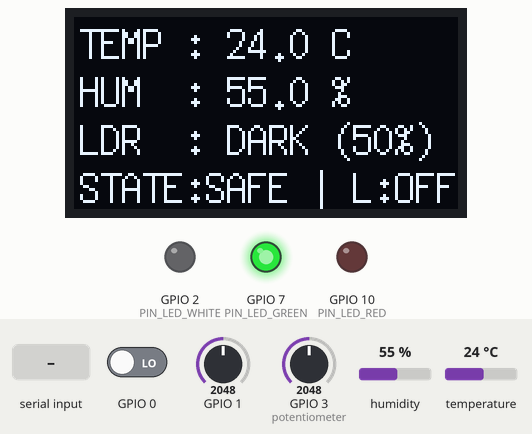
Bench run of a program on a simulated ESP32-C3. On the bench: 128×64 one-colour display, output pins drawn as LEDs (lit = HIGH). Inputs (shaded band) come from the test bench; at power-on: humidity 55 %, GPIO 0 LOW, GPIO 1 = 2048, GPIO 3 (potentiometer) = 2048, temperature 24 °C (analog values on the 0–4095 scale). Nothing arrives over Bluetooth unless stated; a phone connects over Bluetooth LE 3 s after start; what the program prints to the serial monitor is not drawn.

Above: at 2.6 s.
2.7 s: humidity set to 41 %
At 6.6 s:
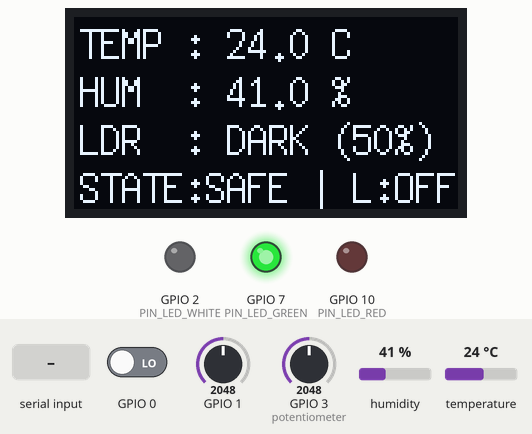
7.5 s: humidity set to 38 %
At 10.9 s:
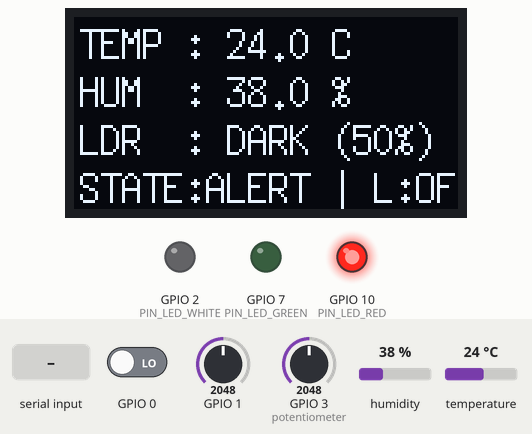
11.5 s: GPIO 0 driven HIGH
At 16.0 s:
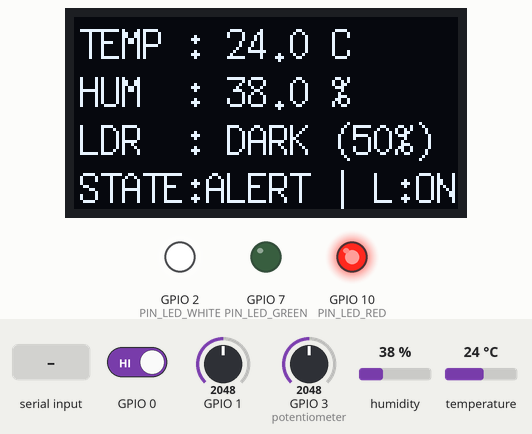
16.5 s: GPIO 1 set to 1986
19.3 s: GPIO 1 set to 1862
At 21.1 s:
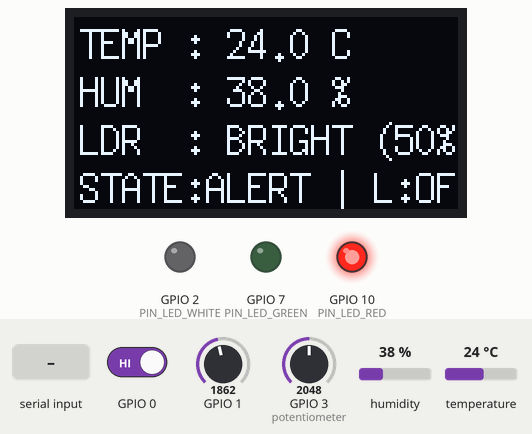
21.5 s: "1" received over Serial
At 22.4 s:
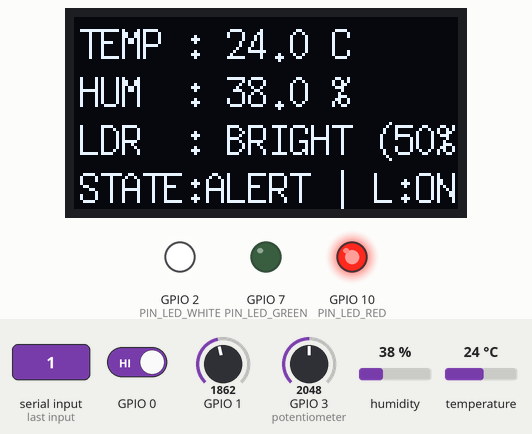
Timing chart, 0 to 24.0 s (numbered marks = the images above; inputs shaded):
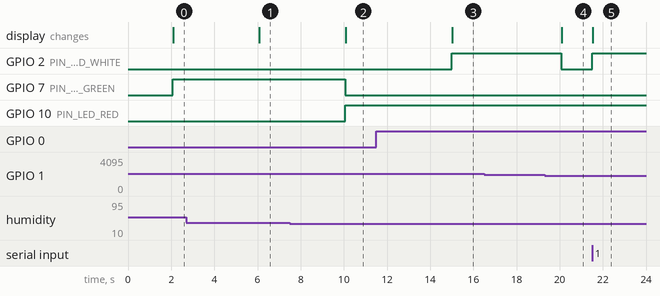

The program:

main.cpp
```cpp
#include <Arduino.h>
#include <Wire.h>
#include "config.h"
#include "app_state.h"
#include "sensors/sensor_manager.h"
#include "controller/room_controller.h"
#include "display/oled_display.h"
#include "network/network_manager.h"

// System state & module instances
RoomState      roomState;
SensorManager  sensorMgr;
RoomController roomCtrl;
OledDisplay    oledDisp;
NetworkManager netMgr;

// Synchronize all hardware outputs (3 LEDs, OLED, BLE, Serial)
void updateAllOutputs() {
    roomCtrl.update(roomState);
    oledDisp.update(roomState);
    netMgr.sendTelemetry(roomState);
}

void setup() {
    Serial.begin(115200);
    roomState.bootTimeMs = millis();

    // 1. Initialize shared I2C bus for OLED SSD1306
    Wire.begin(PIN_I2C_SDA, PIN_I2C_SCL);
    Wire.setTimeOut(25);

    // 2. Initialize all modules
    roomCtrl.init();
    oledDisp.init(roomState);
    sensorMgr.init(roomState);
    netMgr.init(roomState, updateAllOutputs);

    updateAllOutputs();
}

void loop() {
    bool shouldSample = false;
    bool shouldUpdateState = false;

    // 1. Check hardware interrupt flags (Timer alarm & PIR motion interrupt)
    sensorMgr.checkInterruptFlags(shouldSample, shouldUpdateState);

    // 2. Check initial PIR sensor warm-up stabilization (15 seconds)
    if (!roomState.isPirReady && (millis() - roomState.bootTimeMs >= PIR_WARMUP_MS)) {
        roomState.isPirReady = true;
        shouldUpdateState = true;
    }

    // 3. Update motion state if PIR triggered or warm-up complete
    if (shouldUpdateState) {
        sensorMgr.updateMotionState(roomState);
    }

    // 4. Process UART serial commands ('A' = Auto, '1' = Lamp ON, '0' = Lamp OFF)
    if (roomCtrl.processSerial(roomState)) {
        shouldUpdateState = true;
    }

    // 5. Timer fallback in case hardware timer fails
    if (!roomState.isTimerReady && (millis() - roomState.sampleTimeMs >= SENSOR_SAMPLE_INTERVAL_MS)) {
        shouldSample = true;
    }

    // 6. Periodic sensor sampling (DHT22, Potentiometer, LDR)
    if (shouldSample) {
        sensorMgr.readSensors(roomState);
        shouldUpdateState = true;
    }

    // 7. Synchronize outputs if state changed or off-delay hold window is active
    if (shouldUpdateState || roomState.isMotionHoldActive) {
        updateAllOutputs();
    }

    // 8. Handle WebServer HTTP requests & maintain BLE advertising
    netMgr.handleClients();

    delay(1); // Yield CPU to FreeRTOS background tasks (WiFi/BLE)
}
```

app_state.h
```cpp
#pragma once
#include <Arduino.h>
#include <cmath>
#include "config.h"

struct RoomState {
    // Sensor readings from DHT22 (NAN if disconnected or error)
    float temperature = NAN;
    float humidity    = NAN;

    // ADC readings: Potentiometer (Threshold) & LDR (Light Intensity)
    int   potRawAdc        = 0;
    int   ldrRawAdc        = 0;
    float thresholdPercent = 50.0f; // Adjusted via potentiometer (0% - 100%)
    float lightPercent     = 0.0f;  // Light level from LDR (0% = Dark, 100% = Bright)
    bool  isRoomDark       = false; // true if lightPercent <= thresholdPercent

    // Motion status from PIR
    bool     isMotionDetected   = false;
    uint32_t lastMotionTimeMs   = 0;
    bool     isMotionHoldActive = false; // true while within the 30-second off-delay window

    // Environmental safety status (DHT22)
    bool isEnvironmentSafe = false; // true: Safe (Green LED ON), false: Alert (Red LED ON)
    bool isTempSafe        = false;
    bool isHumSafe         = false;

    // Room lighting (White LED)
    RoomMode mode          = MODE_AUTO;
    bool     isWhiteLampOn = false;

    // Hardware status flags
    bool isDataReady  = false;
    bool isPirReady   = false;
    bool isOledReady  = false;
    bool isTimerReady = false;

    // System timestamps
    uint32_t bootTimeMs   = 0;
    uint32_t sampleTimeMs = 0;

    const char* getModeName() const {
        switch (mode) {
            case MODE_MANUAL_ON:  return "ON";
            case MODE_MANUAL_OFF: return "OFF";
            default:              return "AUTO";
        }
    }
};
```

room_controller.cpp
```cpp
#include "room_controller.h"

void RoomController::init() {
    pinMode(PIN_LED_GREEN, OUTPUT);
    pinMode(PIN_LED_RED, OUTPUT);
    pinMode(PIN_LED_WHITE, OUTPUT);

    digitalWrite(PIN_LED_GREEN, LOW);
    digitalWrite(PIN_LED_RED, LOW);
    digitalWrite(PIN_LED_WHITE, LOW);
}

void RoomController::update(RoomState& state) {
    if (!state.isDataReady) {
        return;
    }

    uint32_t nowMs = millis();

    // ========================================================
    // 1. ENVIRONMENTAL SAFETY MONITORING (GREEN & RED LED)
    // ========================================================
    // Temperature safety check (18°C - 30°C)
    state.isTempSafe = (!isnan(state.temperature) &&
                        state.temperature >= TEMP_SAFE_MIN &&
                        state.temperature <= TEMP_SAFE_MAX);

    // Humidity safety check (40% - 75%)
    state.isHumSafe = (!isnan(state.humidity) &&
                       state.humidity >= HUM_SAFE_MIN &&
                       state.humidity <= HUM_SAFE_MAX);

    // Both conditions must be satisfied for a SAFE environment
    state.isEnvironmentSafe = (state.isTempSafe && state.isHumSafe);

    // Green LED and Red LED drive (mutually exclusive)
    if (state.isEnvironmentSafe) {
        digitalWrite(PIN_LED_GREEN, HIGH); // Safe: Green LED ON
        digitalWrite(PIN_LED_RED, LOW);     // Red LED OFF
    } else {
        digitalWrite(PIN_LED_GREEN, LOW);  // Threshold violation or sensor fault: Green LED OFF
        digitalWrite(PIN_LED_RED, HIGH);   // Alert: Red LED ON
    }

    // ========================================================
    // 2. SMART ROOM LIGHTING CONTROL (WHITE LED)
    // ========================================================
    // Evaluate if room is DARK by comparing LDR light level against Potentiometer threshold
    if (state.lightPercent <= state.thresholdPercent) {
        state.isRoomDark = true;
    } else if (state.lightPercent >= state.thresholdPercent + LIGHT_HYSTERESIS_PERCENT) {
        state.isRoomDark = false;
    }

    // Off-delay hold window check (30 seconds retention after last detected motion)
    bool isWithinHoldTime = (nowMs - state.lastMotionTimeMs < LAMP_OFF_DELAY_MS);
    state.isMotionHoldActive = state.isPirReady && isWithinHoldTime && (state.lastMotionTimeMs > 0);

    // Lighting decision based on active mode
    if (state.mode == MODE_MANUAL_ON) {
        // Manual override: Force ON
        state.isWhiteLampOn = true;
    } else if (state.mode == MODE_MANUAL_OFF) {
        // Manual override: Force OFF
        state.isWhiteLampOn = false;
    } else {
        // AUTOMATIC MODE (MODE_AUTO):
        // Turn ON if room is DARK AND (motion is currently active OR within 30s off-delay hold window)
        bool hasOccupant = (state.isMotionDetected || state.isMotionHoldActive);
        state.isWhiteLampOn = state.isRoomDark && hasOccupant;
    }

    // Drive White LED output
    digitalWrite(PIN_LED_WHITE, state.isWhiteLampOn ? HIGH : LOW);
}

bool RoomController::processSerial(RoomState& state) {
    if (!Serial.available()) {
        return false;
    }

    char c = static_cast<char>(Serial.read());
    if (c == 'A' || c == 'a') {
        state.mode = MODE_AUTO;
    } else if (c == '1') {
        state.mode = MODE_MANUAL_ON;
    } else if (c == '0') {
        state.mode = MODE_MANUAL_OFF;
    } else {
        return false;
    }

    return true;
}
```

room_controller.h
```cpp
#pragma once
#include <Arduino.h>
#include "config.h"
#include "app_state.h"

class RoomController {
public:
    void init();
    void update(RoomState& state);
    bool processSerial(RoomState& state);
};
```

oled_display.cpp
```cpp
#include "oled_display.h"

OledDisplay::OledDisplay()
    : _oled(U8G2_R0, U8X8_PIN_NONE, PIN_I2C_SCL, PIN_I2C_SDA) {}

String OledDisplay::formatValue(float value, int decimals) {
    if (isnan(value)) {
        return "--";
    }
    return String(value, decimals);
}

void OledDisplay::init(RoomState& state) {
    _oled.setI2CAddress(I2C_ADDR_OLED * 2);
    _oled.begin();
    state.isOledReady = true;
    update(state);
}

void OledDisplay::update(const RoomState& state) {
    if (!state.isOledReady) {
        return;
    }

    _oled.clearBuffer();
    // 7x14 font: clear, modern and balanced on 128x64 display
    _oled.setFont(u8g2_font_7x14_tf);

    // Line 1: Temperature from DHT22
    String sTemp = "TEMP : " + formatValue(state.temperature) + " C";
    _oled.drawStr(2, 14, sTemp.c_str());

    // Line 2: Humidity from DHT22
    String sHum = "HUM  : " + formatValue(state.humidity) + " %";
    _oled.drawStr(2, 30, sHum.c_str());

    // Line 3: LDR light intensity vs Potentiometer threshold
    String sLight = "LDR  : " + String(state.isRoomDark ? "DARK" : "BRIGHT") +
                    " (" + String(static_cast<int>(state.thresholdPercent)) + "%)";
    _oled.drawStr(2, 46, sLight.c_str());

    // Line 4: System safety state and White Room Lamp status
    String sState;
    if (!state.isDataReady) {
        sState = "STATE: INIT...";
    } else {
        const char* safeStr = state.isEnvironmentSafe ? "SAFE" : "ALERT";
        const char* lampStr = state.isWhiteLampOn ? "ON" : "OFF";
        sState = String("STATE:") + safeStr + " | L:" + lampStr;
    }
    _oled.drawStr(2, 62, sState.c_str());

    _oled.sendBuffer();
}
```

oled_display.h
```cpp
#pragma once
#include <Arduino.h>
#include <U8g2lib.h>
#include <Wire.h>
#include "config.h"
#include "app_state.h"

class OledDisplay {
public:
    OledDisplay();
    void init(RoomState& state);
    void update(const RoomState& state);

private:
    U8G2_SSD1306_128X64_NONAME_F_HW_I2C _oled;
    String formatValue(float value, int decimals = 1);
};
```

network_manager.cpp
```cpp
#include "network_manager.h"
#include "web_page.h"

std::atomic<bool> NetworkManager::_canQuangBaBLE{false};

NetworkManager::NetworkManager() : _server(80) {}

String NetworkManager::formatJsonNumber(float val) {
    if (isnan(val)) {
        return "null";
    }
    return String(val, 1);
}

void NetworkManager::handleRoot() {
    _server.sendHeader("Cache-Control", "no-cache");
    _server.send_P(200, "text/html; charset=utf-8", SMARTROOM_PAGE);
}

void NetworkManager::handleApiStatus() {
    if (!_statePtr) return;
    const RoomState& state = *_statePtr;

    int bleClientCount = _bleServer ? _bleServer->getConnectedCount() : 0;

    String json;
    json.reserve(580);
    json = "{\"temperature\":" + formatJsonNumber(state.temperature);
    json += ",\"humidity\":" + formatJsonNumber(state.humidity);
    json += ",\"lightPercent\":" + String(state.lightPercent, 1);
    json += ",\"thresholdPercent\":" + String(state.thresholdPercent, 1);
    json += ",\"potRawAdc\":" + String(state.potRawAdc);
    json += ",\"ldrRawAdc\":" + String(state.ldrRawAdc);
    json += ",\"isRoomDark\":" + String(state.isRoomDark ? 1 : 0);
    json += ",\"isMotionDetected\":" + String(state.isMotionDetected ? 1 : 0);
    json += ",\"isEnvironmentSafe\":" + String(state.isEnvironmentSafe ? 1 : 0);
    json += ",\"greenLed\":" + String(state.isEnvironmentSafe ? 1 : 0);
    json += ",\"redLed\":" + String(state.isEnvironmentSafe ? 0 : 1);
    json += ",\"whiteLamp\":" + String(state.isWhiteLampOn ? 1 : 0);
    json += ",\"mode\":" + String(static_cast<int>(state.mode));
    json += ",\"isDataReady\":" + String(state.isDataReady ? 1 : 0);
    json += ",\"isPirReady\":" + String(state.isPirReady ? 1 : 0);
    json += ",\"isTimerReady\":" + String(state.isTimerReady ? 1 : 0);
    json += ",\"isOledReady\":" + String(state.isOledReady ? 1 : 0);
    json += ",\"bleClients\":" + String(bleClientCount);
    json += ",\"uptimeSec\":" + String(millis() / 1000);
    json += ",\"sampleTimeMs\":" + String(state.sampleTimeMs) + "}";

    _server.sendHeader("Cache-Control", "no-store");
    _server.send(200, "application/json", json);
}

void NetworkManager::handleApiMode() {
    if (!_statePtr) return;

    String modeArg = _server.arg("mode");
    if (modeArg != "0" && modeArg != "1" && modeArg != "2") {
        _server.send(400, "application/json", "{\"error\":\"invalid_mode\"}");
        return;
    }

    _statePtr->mode = static_cast<RoomMode>(modeArg.toInt());

    if (_onModeChanged) {
        _onModeChanged();
    }

    handleApiStatus();
}

void NetworkManager::initBLE() {
    BLEDevice::init(BLE_DEVICE_NAME);
    _bleServer = BLEDevice::createServer();
    _bleServer->setCallbacks(new BleServerCallbacks());

    BLEService* service = _bleServer->createService(BLE_SERVICE_UUID);
    _bleDataChar = service->createCharacteristic(
        BLE_DATA_UUID,
        BLECharacteristic::PROPERTY_READ | BLECharacteristic::PROPERTY_NOTIFY
    );
    _bleDataChar->addDescriptor(new BLE2902());
    _bleDataChar->setValue("WAITING DATA");
    service->start();

    BLEAdvertising* adv = BLEDevice::getAdvertising();
    adv->addServiceUUID(BLE_SERVICE_UUID);
    adv->setScanResponse(true);
    BLEDevice::startAdvertising();
}

void NetworkManager::init(RoomState& state, UpdateCallback onModeChanged) {
    _statePtr = &state;
    _onModeChanged = onModeChanged;

    // 1. Initialize WiFi SoftAP
    WiFi.mode(WIFI_AP);
    _wifiOK = WiFi.softAP(WIFI_SSID, WIFI_PASSWORD);

    if (_wifiOK) {
        Serial.printf("[Network] Wi-Fi AP: %s | Pass: %s | URL: http://%s\r\n",
                      WIFI_SSID, WIFI_PASSWORD, WiFi.softAPIP().toString().c_str());

        _server.on("/", HTTP_GET, [this]() { handleRoot(); });
        _server.on("/api/status", HTTP_GET, [this]() { handleApiStatus(); });
        _server.on("/api/mode", HTTP_POST, [this]() { handleApiMode(); });
        _server.begin();
    } else {
        Serial.println("[Network] ERROR: SoftAP initialization failed!");
    }

    // 2. Initialize BLE
    initBLE();
    Serial.println("[Network] BLE initialized. UART control: A=AUTO, 1=ON, 0=OFF");
}

void NetworkManager::handleClients() {
    if (_wifiOK) {
        _server.handleClient();
    }
    if (_canQuangBaBLE.exchange(false)) {
        BLEDevice::startAdvertising();
    }
}

void NetworkManager::sendTelemetry(const RoomState& state) {
    int tVal = isnan(state.temperature) ? -99 : static_cast<int>(round(state.temperature));
    int hVal = isnan(state.humidity)    ? -1  : static_cast<int>(round(state.humidity));
    int lVal = static_cast<int>(round(state.lightPercent));

    // 1. Compact payload for BLE GATT Notify (under 20 bytes)
    char bleText[28];
    snprintf(bleText, sizeof(bleText), "%d,%d,%d,%d,%d,%d",
             tVal, hVal, lVal,
             static_cast<int>(state.isMotionDetected),
             static_cast<int>(state.isEnvironmentSafe),
             static_cast<int>(state.isWhiteLampOn));

    if (_bleDataChar && _bleServer) {
        _bleDataChar->setValue(bleText);
        if (_bleServer->getConnectedCount() > 0) {
            _bleDataChar->notify();
        }
    }

    // 2. Clear, tabular, aligned Serial logging with CRLF (\r\n)
    String sTemp = isnan(state.temperature) ? "--" : String(state.temperature, 1);
    String sHum  = isnan(state.humidity)    ? "--" : String(state.humidity, 1);

    const char* sEnvState = state.isEnvironmentSafe ? "SAFE [GREEN]" : "ALERT [RED]";
    const char* sDarkText = state.isRoomDark ? "DARK" : "BRIGHT";

    Serial.printf("[ROOM | %-4s] Temp: %5s C | Hum: %5s %% | Light: %3d%% (Set:%3d%% - %-6s) | PIR: %-3s | State: %-12s | Lamp: %-3s\r\n",
                  state.getModeName(),
                  sTemp.c_str(),
                  sHum.c_str(),
                  static_cast<int>(state.lightPercent),
                  static_cast<int>(state.thresholdPercent),
                  sDarkText,
                  state.isMotionDetected ? "YES" : "NO",
                  sEnvState,
                  state.isWhiteLampOn ? "ON" : "OFF");
}
```

network_manager.h
```cpp
#pragma once
#include <Arduino.h>
#include <WiFi.h>
#include <WebServer.h>
#include <BLEDevice.h>
#include <BLEServer.h>
#include <BLE2902.h>
#include <atomic>
#include <functional>
#include "config.h"
#include "app_state.h"

class NetworkManager {
public:
    using UpdateCallback = std::function<void()>;

    NetworkManager();
    void init(RoomState& state, UpdateCallback onModeChanged);
    void handleClients();
    void sendTelemetry(const RoomState& state);

private:
    WebServer _server;
    BLEServer* _bleServer = nullptr;
    BLECharacteristic* _bleDataChar = nullptr;
    bool _wifiOK = false;
    RoomState* _statePtr = nullptr;
    UpdateCallback _onModeChanged;

    static std::atomic<bool> _canQuangBaBLE;

    void handleRoot();
    void handleApiStatus();
    void handleApiMode();
    void initBLE();
    String formatJsonNumber(float val);

    class BleServerCallbacks : public BLEServerCallbacks {
        void onDisconnect(BLEServer*) override {
            _canQuangBaBLE.store(true);
        }
    };
};
```

sensor_manager.h
```cpp
#pragma once
#include <Arduino.h>
#include <DHT.h>
#include <Wire.h>
#include "config.h"
#include "app_state.h"

class SensorManager {
public:
    SensorManager();
    void init(RoomState& state);
    void readSensors(RoomState& state);
    bool checkInterruptFlags(bool& shouldSample, bool& shouldUpdateState);
    void updateMotionState(RoomState& state);

private:
    DHT _dht;
    hw_timer_t* _sampleTimer = nullptr;

    static void IRAM_ATTR isrSampleTimer();
    static void IRAM_ATTR isrPIR();

    static volatile bool _flagSampleTimer;
    static volatile bool _flagMotionChanged;
};
```

Source omitted: web_page.h (42543 bytes), sensor_manager.cpp (3499 bytes), config.h (2849 bytes)

Measured:
- the behaviour switches between 40 and 39 % on humidity (found by bisection; images 1 and 2)
- the behaviour switches between 1925 and 1924 on GPIO 1 (found by bisection; images 3 and 4)
- after the input at 2.7 s, the display: changes after 3.4 s (image 1)
- after the input at 7.5 s, GPIO 7 (PIN_LED_GREEN): HIGH → LOW after 2.6 s; GPIO 10 (PIN_LED_RED): LOW → HIGH after 2.6 s; the display: changes after 2.6 s (image 2)
- after the input at 11.5 s, GPIO 2 (PIN_LED_WHITE): LOW → HIGH after 3.5 s; the display: changes after 3.5 s (image 3)
- after the input at 16.5 s, every drawn part: stays the same
- after the input at 19.3 s, GPIO 2 (PIN_LED_WHITE): HIGH → LOW after 0.77 s; the display: changes after 0.79 s (image 4)
- after the input at 21.5 s, GPIO 2 (PIN_LED_WHITE): LOW → HIGH at once; the display: changes at once (image 5)
